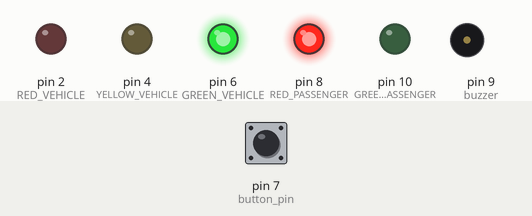
A sketch run on a simulated Arduino Uno, built with avr-gcc and run on an emulated ATmega328P. On the bench: output pins drawn as LEDs (lit = HIGH), buzzer (waves = sounding, pin HIGH). The inputs (shaded band) are chosen by the test bench; at power-on: pin 7 (button_pin) HIGH.

Above: at 1.2 s.
1.3 s: pin 7 (button_pin) pulled LOW for 0.15 s
At 2.0 s:
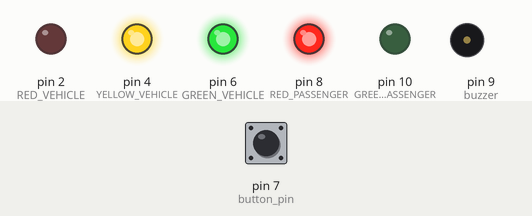
At 6.1 s:
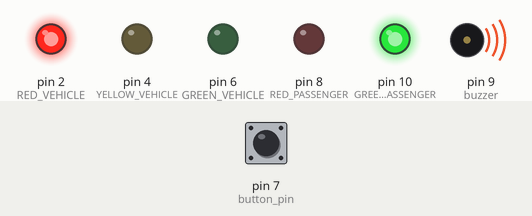
Timing chart, 0 to 35.8 s (numbered marks = the images above; inputs shaded):
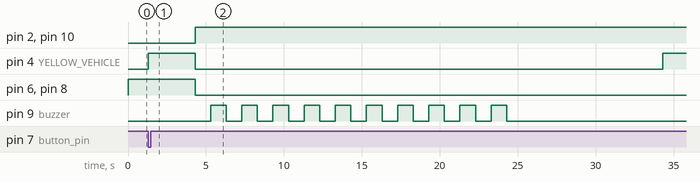

Measured:
- after the input at 1.3 s, pin 2 (RED_VEHICLE): LOW → HIGH after 3.0 s; pin 4 (YELLOW_VEHICLE): LOW → HIGH at once, → LOW 3.0 s later, → HIGH 30.0 s later

The sketch:

PEDESTRAIN_CROSSING_CORRECTED.ino
```cpp
#define RED_VEHICLE 2
#define YELLOW_VEHICLE 4
#define GREEN_VEHICLE 6
#define RED_PASSENGER 8
#define GREEN_PASSENGER 10
#define button_pin 7
#define buzzer 9
int i;

int buttonState;

void setup() {
  pinMode(RED_VEHICLE, OUTPUT);
  pinMode(YELLOW_VEHICLE, OUTPUT);
  pinMode(GREEN_VEHICLE, OUTPUT);
  pinMode(RED_PASSENGER, OUTPUT);
  pinMode(GREEN_PASSENGER, OUTPUT);
  pinMode(buzzer, OUTPUT);
  pinMode(button_pin, INPUT);


  digitalWrite(GREEN_VEHICLE, HIGH);
  digitalWrite(RED_PASSENGER, HIGH);

}

void loop() {
  buttonState= digitalRead(button_pin);
  if(buttonState==0){


   digitalWrite(YELLOW_VEHICLE, HIGH);
   delay(3000);
   digitalWrite(YELLOW_VEHICLE, LOW);

   digitalWrite(GREEN_PASSENGER, HIGH);
   digitalWrite(RED_VEHICLE, HIGH);
   digitalWrite(GREEN_VEHICLE, LOW);
   digitalWrite(RED_PASSENGER, LOW);

    for(i=1; i<=10; i++){
   digitalWrite(buzzer, LOW);
   delay(1000);
   digitalWrite(buzzer, HIGH);
   delay(1000);
   digitalWrite(buzzer, LOW);
    }

   delay (10000);

   digitalWrite(YELLOW_VEHICLE, HIGH);
   delay(3000);
   digitalWrite(YELLOW_VEHICLE, LOW);


   digitalWrite(GREEN_PASSENGER, LOW);
   digitalWrite(RED_VEHICLE, LOW);
   digitalWrite(GREEN_VEHICLE, HIGH);
   digitalWrite(RED_PASSENGER, HIGH);


  }

}
```
